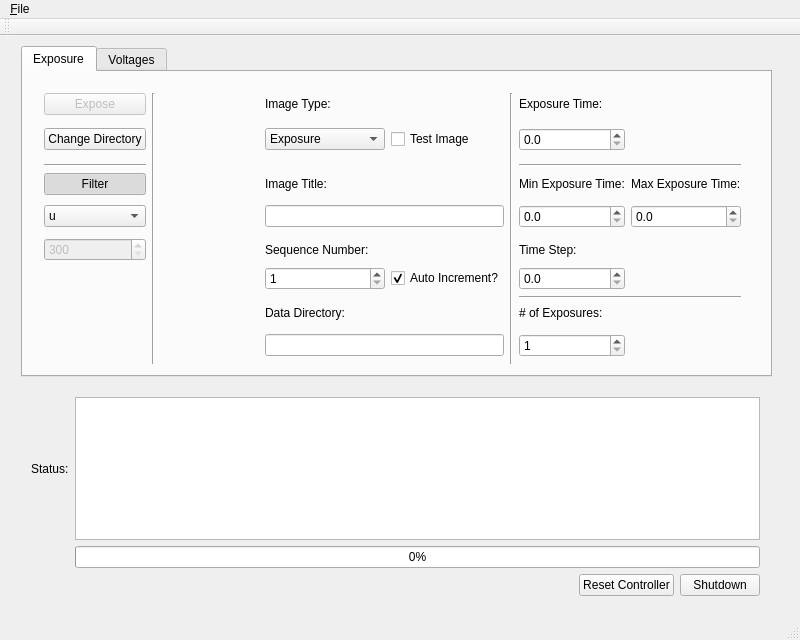
<?xml version="1.0" encoding="UTF-8"?>
<ui version="4.0">
 <class>ccdcontroller</class>
 <widget class="QMainWindow" name="ccdcontroller">
  <property name="geometry">
   <rect>
    <x>0</x>
    <y>0</y>
    <width>800</width>
    <height>640</height>
   </rect>
  </property>
  <property name="windowTitle">
   <string>ccdcontroller</string>
  </property>
  <widget class="QWidget" name="centralWidget">
   <widget class="QTabWidget" name="tabWidget">
    <property name="geometry">
     <rect>
      <x>21</x>
      <y>10</y>
      <width>751</width>
      <height>331</height>
     </rect>
    </property>
    <property name="currentIndex">
     <number>0</number>
    </property>
    <widget class="QWidget" name="exposurePage">
     <attribute name="title">
      <string>Exposure</string>
     </attribute>
     <widget class="QWidget" name="layoutWidget">
      <property name="geometry">
       <rect>
        <x>10</x>
        <y>10</y>
        <width>719</width>
        <height>293</height>
       </rect>
      </property>
      <layout class="QGridLayout" name="gridLayout">
       <item row="10" column="3">
        <widget class="QLabel" name="imfilenameLabel">
         <property name="text">
          <string>Data Directory:</string>
         </property>
        </widget>
       </item>
       <item row="11" column="3" rowspan="2" colspan="2">
        <widget class="QLineEdit" name="imfilenameLineEdit">
         <property name="enabled">
          <bool>true</bool>
         </property>
         <property name="readOnly">
          <bool>true</bool>
         </property>
        </widget>
       </item>
       <item row="5" column="3" rowspan="2" colspan="2">
        <widget class="QLineEdit" name="imtitleLineEdit"/>
       </item>
       <item row="1" column="3" rowspan="2">
        <widget class="QComboBox" name="exptypeComboBox">
         <item>
          <property name="text">
           <string>Exposure</string>
          </property>
         </item>
         <item>
          <property name="text">
           <string>Exposure Stack</string>
          </property>
         </item>
         <item>
          <property name="text">
           <string>Exposure Series</string>
          </property>
         </item>
         <item>
          <property name="text">
           <string>Dark</string>
          </property>
         </item>
         <item>
          <property name="text">
           <string>Dark Stack</string>
          </property>
         </item>
         <item>
          <property name="text">
           <string>Dark Series</string>
          </property>
         </item>
         <item>
          <property name="text">
           <string>Bias</string>
          </property>
         </item>
         <item>
          <property name="text">
           <string>Bias Stack</string>
          </property>
         </item>
        </widget>
       </item>
       <item row="1" column="4" rowspan="2">
        <widget class="QCheckBox" name="testimCheckBox">
         <property name="text">
          <string>Test Image</string>
         </property>
        </widget>
       </item>
       <item row="1" column="6" rowspan="2">
        <widget class="QDoubleSpinBox" name="exptimeSpinBox">
         <property name="enabled">
          <bool>true</bool>
         </property>
         <property name="readOnly">
          <bool>false</bool>
         </property>
         <property name="decimals">
          <number>1</number>
         </property>
         <property name="maximum">
          <double>100000.000000000000000</double>
         </property>
         <property name="singleStep">
          <double>0.500000000000000</double>
         </property>
        </widget>
       </item>
       <item row="0" column="0">
        <widget class="QPushButton" name="exposeButton">
         <property name="enabled">
          <bool>false</bool>
         </property>
         <property name="text">
          <string>Expose</string>
         </property>
        </widget>
       </item>
       <item row="0" column="1" rowspan="13" colspan="2">
        <widget class="Line" name="vline_1">
         <property name="orientation">
          <enum>Qt::Vertical</enum>
         </property>
        </widget>
       </item>
       <item row="0" column="3">
        <widget class="QLabel" name="imtypeLabel">
         <property name="text">
          <string>Image Type:</string>
         </property>
        </widget>
       </item>
       <item row="0" column="5" rowspan="13">
        <widget class="Line" name="vline_2">
         <property name="orientation">
          <enum>Qt::Vertical</enum>
         </property>
        </widget>
       </item>
       <item row="0" column="6">
        <widget class="QLabel" name="exptimeLabel">
         <property name="text">
          <string>Exposure Time:</string>
         </property>
        </widget>
       </item>
       <item row="1" column="0" rowspan="2">
        <widget class="QPushButton" name="directoryPushButton">
         <property name="text">
          <string>Change Directory</string>
         </property>
        </widget>
       </item>
       <item row="3" column="6" colspan="2">
        <widget class="Line" name="hline_1">
         <property name="orientation">
          <enum>Qt::Horizontal</enum>
         </property>
        </widget>
       </item>
       <item row="4" column="3">
        <widget class="QLabel" name="imtitleLabel">
         <property name="text">
          <string>Image Title:</string>
         </property>
        </widget>
       </item>
       <item row="4" column="6">
        <widget class="QLabel" name="minexpLabel">
         <property name="text">
          <string>Min Exposure Time:</string>
         </property>
        </widget>
       </item>
       <item row="4" column="7">
        <widget class="QLabel" name="maxexpLabel">
         <property name="text">
          <string>Max Exposure Time:</string>
         </property>
        </widget>
       </item>
       <item row="5" column="6" rowspan="2">
        <widget class="QDoubleSpinBox" name="minexpSpinBox">
         <property name="decimals">
          <number>1</number>
         </property>
        </widget>
       </item>
       <item row="5" column="7" rowspan="2">
        <widget class="QDoubleSpinBox" name="maxexpSpinBox">
         <property name="decimals">
          <number>1</number>
         </property>
        </widget>
       </item>
       <item row="5" column="0" rowspan="2">
        <widget class="QComboBox" name="filterComboBox">
         <item>
          <property name="text">
           <string>u</string>
          </property>
         </item>
         <item>
          <property name="text">
           <string>g</string>
          </property>
         </item>
         <item>
          <property name="text">
           <string>r</string>
          </property>
         </item>
         <item>
          <property name="text">
           <string>i</string>
          </property>
         </item>
         <item>
          <property name="text">
           <string>z</string>
          </property>
         </item>
         <item>
          <property name="text">
           <string>y</string>
          </property>
         </item>
        </widget>
       </item>
       <item row="7" column="3">
        <widget class="QLabel" name="imnumLabel">
         <property name="text">
          <string>Sequence Number:</string>
         </property>
        </widget>
       </item>
       <item row="7" column="6">
        <widget class="QLabel" name="tstepLabel">
         <property name="text">
          <string>Time Step:</string>
         </property>
        </widget>
       </item>
       <item row="8" column="3">
        <widget class="QSpinBox" name="imnumSpinBox">
         <property name="minimum">
          <number>1</number>
         </property>
         <property name="maximum">
          <number>999</number>
         </property>
        </widget>
       </item>
       <item row="8" column="4">
        <widget class="QCheckBox" name="autoincCheckBox">
         <property name="text">
          <string>Auto Increment?</string>
         </property>
         <property name="checked">
          <bool>true</bool>
         </property>
        </widget>
       </item>
       <item row="8" column="6">
        <widget class="QDoubleSpinBox" name="tstepSpinBox">
         <property name="decimals">
          <number>1</number>
         </property>
        </widget>
       </item>
       <item row="9" column="6" colspan="2">
        <widget class="Line" name="hline_2">
         <property name="orientation">
          <enum>Qt::Horizontal</enum>
         </property>
        </widget>
       </item>
       <item row="10" column="6">
        <widget class="QLabel" name="imstackLabel">
         <property name="text">
          <string># of Exposures:</string>
         </property>
        </widget>
       </item>
       <item row="11" column="6" rowspan="2">
        <widget class="QSpinBox" name="imstackSpinBox">
         <property name="minimum">
          <number>1</number>
         </property>
         <property name="maximum">
          <number>999</number>
         </property>
        </widget>
       </item>
       <item row="3" column="0">
        <widget class="Line" name="line">
         <property name="orientation">
          <enum>Qt::Horizontal</enum>
         </property>
        </widget>
       </item>
       <item row="4" column="0">
        <widget class="QPushButton" name="filterToggleButton">
         <property name="text">
          <string>Filter</string>
         </property>
         <property name="checkable">
          <bool>true</bool>
         </property>
         <property name="checked">
          <bool>true</bool>
         </property>
        </widget>
       </item>
       <item row="7" column="0">
        <widget class="QSpinBox" name="monoSpinBox">
         <property name="enabled">
          <bool>false</bool>
         </property>
         <property name="minimum">
          <number>300</number>
         </property>
         <property name="maximum">
          <number>1000</number>
         </property>
         <property name="singleStep">
          <number>5</number>
         </property>
        </widget>
       </item>
      </layout>
     </widget>
    </widget>
    <widget class="QWidget" name="voltagePage">
     <attribute name="title">
      <string>Voltages</string>
     </attribute>
     <widget class="QWidget" name="layoutWidget">
      <property name="geometry">
       <rect>
        <x>10</x>
        <y>10</y>
        <width>721</width>
        <height>271</height>
       </rect>
      </property>
      <layout class="QGridLayout" name="gridLayout_2">
       <item row="0" column="3">
        <widget class="QLabel" name="vrdLabel">
         <property name="text">
          <string>VRD</string>
         </property>
        </widget>
       </item>
       <item row="3" column="0">
        <widget class="QLineEdit" name="parhiLineEdit">
         <property name="text">
          <string>0.00</string>
         </property>
         <property name="readOnly">
          <bool>true</bool>
         </property>
        </widget>
       </item>
       <item row="0" column="0">
        <widget class="QLabel" name="vddLabel">
         <property name="text">
          <string>VDD</string>
         </property>
        </widget>
       </item>
       <item row="0" column="1">
        <widget class="QLabel" name="vodLabel">
         <property name="text">
          <string>VOD</string>
         </property>
        </widget>
       </item>
       <item row="0" column="2">
        <widget class="QLabel" name="vogLabel">
         <property name="text">
          <string>VOG</string>
         </property>
        </widget>
       </item>
       <item row="0" column="4">
        <widget class="QLabel" name="rghiLabel">
         <property name="text">
          <string>RG HI</string>
         </property>
        </widget>
       </item>
       <item row="1" column="1">
        <widget class="QLineEdit" name="vodLineEdit">
         <property name="text">
          <string>0.00</string>
         </property>
         <property name="readOnly">
          <bool>true</bool>
         </property>
        </widget>
       </item>
       <item row="1" column="0">
        <widget class="QLineEdit" name="vddLineEdit">
         <property name="text">
          <string>1.00</string>
         </property>
         <property name="readOnly">
          <bool>true</bool>
         </property>
        </widget>
       </item>
       <item row="0" column="5">
        <widget class="QLabel" name="rgloLabel">
         <property name="text">
          <string>RG LO</string>
         </property>
        </widget>
       </item>
       <item row="1" column="2">
        <widget class="QLineEdit" name="vogLineEdit">
         <property name="text">
          <string>0.00</string>
         </property>
         <property name="readOnly">
          <bool>true</bool>
         </property>
        </widget>
       </item>
       <item row="1" column="3">
        <widget class="QLineEdit" name="vrdLineEdit">
         <property name="text">
          <string>0.00</string>
         </property>
         <property name="readOnly">
          <bool>true</bool>
         </property>
        </widget>
       </item>
       <item row="6" column="4" colspan="2">
        <widget class="QPushButton" name="setvoltageButton">
         <property name="text">
          <string>Set Voltage</string>
         </property>
        </widget>
       </item>
       <item row="1" column="4">
        <widget class="QLineEdit" name="rghiLineEdit">
         <property name="text">
          <string>0.00</string>
         </property>
         <property name="readOnly">
          <bool>true</bool>
         </property>
        </widget>
       </item>
       <item row="1" column="5">
        <widget class="QLineEdit" name="rgloLineEdit">
         <property name="text">
          <string>0.00</string>
         </property>
         <property name="readOnly">
          <bool>true</bool>
         </property>
        </widget>
       </item>
       <item row="2" column="0">
        <widget class="QLabel" name="parhiLabel">
         <property name="text">
          <string>PAR HI</string>
         </property>
        </widget>
       </item>
       <item row="2" column="1">
        <widget class="QLabel" name="parloLabel">
         <property name="text">
          <string>PAR LO</string>
         </property>
        </widget>
       </item>
       <item row="2" column="2">
        <widget class="QLabel" name="serhiLabel">
         <property name="text">
          <string>SER HI</string>
         </property>
        </widget>
       </item>
       <item row="2" column="3">
        <widget class="QLabel" name="serloLabel">
         <property name="text">
          <string>SER LO</string>
         </property>
        </widget>
       </item>
       <item row="3" column="1">
        <widget class="QLineEdit" name="parloLineEdit">
         <property name="text">
          <string>0.00</string>
         </property>
         <property name="readOnly">
          <bool>true</bool>
         </property>
        </widget>
       </item>
       <item row="3" column="3">
        <widget class="QLineEdit" name="serloLineEdit">
         <property name="text">
          <string>0.00</string>
         </property>
         <property name="readOnly">
          <bool>true</bool>
         </property>
        </widget>
       </item>
       <item row="3" column="2">
        <widget class="QLineEdit" name="serhiLineEdit">
         <property name="text">
          <string>0.00</string>
         </property>
         <property name="readOnly">
          <bool>true</bool>
         </property>
        </widget>
       </item>
       <item row="5" column="4">
        <widget class="QComboBox" name="voltageComboBox">
         <item>
          <property name="text">
           <string>VDD</string>
          </property>
         </item>
         <item>
          <property name="text">
           <string>VOD</string>
          </property>
         </item>
         <item>
          <property name="text">
           <string>VOG</string>
          </property>
         </item>
         <item>
          <property name="text">
           <string>VRD</string>
          </property>
         </item>
         <item>
          <property name="text">
           <string>RG HI</string>
          </property>
         </item>
         <item>
          <property name="text">
           <string>RG LO</string>
          </property>
         </item>
         <item>
          <property name="text">
           <string>PAR HI</string>
          </property>
         </item>
         <item>
          <property name="text">
           <string>PAR LO</string>
          </property>
         </item>
         <item>
          <property name="text">
           <string>SER HI</string>
          </property>
         </item>
         <item>
          <property name="text">
           <string>SER LO</string>
          </property>
         </item>
        </widget>
       </item>
       <item row="5" column="5">
        <widget class="QDoubleSpinBox" name="voltageSpinBox"/>
       </item>
       <item row="5" column="3">
        <widget class="QLabel" name="label">
         <property name="text">
          <string>Select Voltage</string>
         </property>
        </widget>
       </item>
       <item row="4" column="3">
        <spacer name="verticalSpacer">
         <property name="orientation">
          <enum>Qt::Vertical</enum>
         </property>
         <property name="sizeHint" stdset="0">
          <size>
           <width>20</width>
           <height>40</height>
          </size>
         </property>
        </spacer>
       </item>
       <item row="6" column="0" colspan="2">
        <widget class="QPushButton" name="resetvoltageButton">
         <property name="text">
          <string>Reset To Defaults</string>
         </property>
        </widget>
       </item>
      </layout>
     </widget>
    </widget>
   </widget>
   <widget class="QWidget" name="layoutWidget">
    <property name="geometry">
     <rect>
      <x>20</x>
      <y>350</y>
      <width>751</width>
      <height>221</height>
     </rect>
    </property>
    <layout class="QGridLayout" name="gridLayout_3">
     <item row="0" column="0">
      <widget class="QLabel" name="statusLabel">
       <property name="text">
        <string>Status:</string>
       </property>
      </widget>
     </item>
     <item row="0" column="1" colspan="3">
      <widget class="QTextEdit" name="statusEdit">
       <property name="readOnly">
        <bool>true</bool>
       </property>
      </widget>
     </item>
     <item row="1" column="1" colspan="3">
      <widget class="QProgressBar" name="progressBar">
       <property name="value">
        <number>0</number>
       </property>
      </widget>
     </item>
     <item row="2" column="1">
      <spacer name="horizontalSpacer">
       <property name="orientation">
        <enum>Qt::Horizontal</enum>
       </property>
       <property name="sizeHint" stdset="0">
        <size>
         <width>438</width>
         <height>20</height>
        </size>
       </property>
      </spacer>
     </item>
     <item row="2" column="2">
      <widget class="QPushButton" name="resetButton">
       <property name="text">
        <string>Reset Controller</string>
       </property>
      </widget>
     </item>
     <item row="2" column="3">
      <widget class="QPushButton" name="shutdownButton">
       <property name="text">
        <string>Shutdown</string>
       </property>
      </widget>
     </item>
    </layout>
   </widget>
  </widget>
  <widget class="QMenuBar" name="menuBar">
   <property name="geometry">
    <rect>
     <x>0</x>
     <y>0</y>
     <width>800</width>
     <height>22</height>
    </rect>
   </property>
   <property name="nativeMenuBar">
    <bool>true</bool>
   </property>
   <widget class="QMenu" name="menu_File">
    <property name="title">
     <string>&amp;File</string>
    </property>
    <addaction name="actionExit"/>
   </widget>
   <addaction name="menu_File"/>
  </widget>
  <widget class="QToolBar" name="mainToolBar">
   <attribute name="toolBarArea">
    <enum>TopToolBarArea</enum>
   </attribute>
   <attribute name="toolBarBreak">
    <bool>false</bool>
   </attribute>
  </widget>
  <widget class="QStatusBar" name="statusBar"/>
  <action name="actionExit">
   <property name="text">
    <string>Exit</string>
   </property>
  </action>
 </widget>
 <layoutdefault spacing="6" margin="11"/>
 <resources/>
 <connections/>
</ui>
